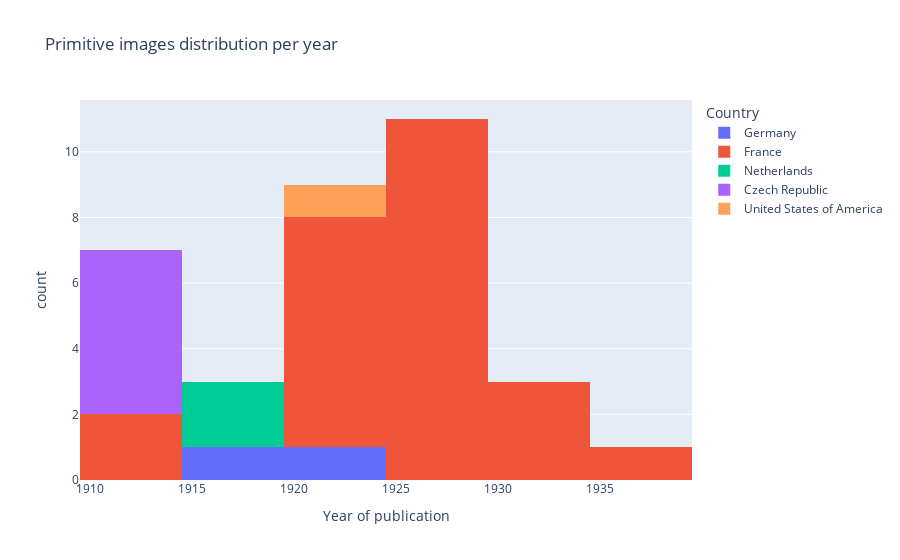

Source (notebook cell):
### Code cell
fig = px.histogram(image_vis, x='year', color="Country",
            title="Primitive images distribution per year",
                  labels={
                     "year": "Year of publication"})
fig.update_traces(textfont_size=12, textangle=0, textposition="outside", cliponaxis=False)
fig.show()
#fig.write_html('viz/image_per_year.html', auto_open=True)
fig.write_image("viz/image_per_year.png")

### Figure 1 — Plotly figure (JSON) as saved in the notebook; plotly's stock layout.template omitted (floating-point values rounded to 4 significant figures)
{"data": [{"alignmentgroup": "True", "bingroup": "x", "cliponaxis": false, "hovertemplate": "Country=Germany<br>Year of publication=%{x}<br>count=%{y}<extra></extra>", "legendgroup": "Germany", "marker": {"color": "#636efa", "pattern": {"shape": ""}}, "name": "Germany", "offsetgroup": "Germany", "orientation": "v", "showlegend": true, "textangle": 0, "textfont": {"size": 12}, "textposition": "outside", "type": "histogram", "x": [1923, 1919], "xaxis": "x", "yaxis": "y"}, {"alignmentgroup": "True", "bingroup": "x", "cliponaxis": false, "hovertemplate": "Country=France<br>Year of publication=%{x}<br>count=%{y}<extra></extra>", "legendgroup": "France", "marker": {"color": "#EF553B", "pattern": {"shape": ""}}, "name": "France", "offsetgroup": "France", "orientation": "v", "showlegend": true, "textangle": 0, "textfont": {"size": 12}, "textposition": "outside", "type": "histogram", "x": [1925, 1921, 1922, 1920, 1914, 1937, 1922, 1928, 1924, 1920, 1926, 1926, 1925, 1928, 1931, 1928, 1928, 1929, 1914, 1931, 1932, 1929, 1920, 1925], "xaxis": "x", "yaxis": "y"}, {"alignmentgroup": "True", "bingroup": "x", "cliponaxis": false, "hovertemplate": "Country=Netherlands<br>Year of publication=%{x}<br>count=%{y}<extra></extra>", "legendgroup": "Netherlands", "marker": {"color": "#00cc96", "pattern": {"shape": ""}}, "name": "Netherlands", "offsetgroup": "Netherlands", "orientation": "v", "showlegend": true, "textangle": 0, "textfont": {"size": 12}, "textposition": "outside", "type": "histogram", "x": [1919, 1919], "xaxis": "x", "yaxis": "y"}, {"alignmentgroup": "True", "bingroup": "x", "cliponaxis": false, "hovertemplate": "Country=Czech Republic<br>Year of publication=%{x}<br>count=%{y}<extra></extra>", "legendgroup": "Czech Republic", "marker": {"color": "#ab63fa", "pattern": {"shape": ""}}, "name": "Czech Republic", "offsetgroup": "Czech Republic", "orientation": "v", "showlegend": true, "textangle": 0, "textfont": {"size": 12}, "textposition": "outside", "type": "histogram", "x": [1912, 1912, 1914, 1913, 1914], "xaxis": "x", "yaxis": "y"}, {"alignmentgroup": "True", "bingroup": "x", "cliponaxis": false, "hovertemplate": "Country=United States of America<br>Year of publication=%{x}<br>count=%{y}<extra></extra>", "legendgroup": "United States of America", "marker": {"color": "#FFA15A", "pattern": {"shape": ""}}, "name": "United States of America", "offsetgroup": "United States of America", "orientation": "v", "showlegend": true, "textangle": 0, "textfont": {"size": 12}, "textposition": "outside", "type": "histogram", "x": [1921], "xaxis": "x", "yaxis": "y"}], "layout": {"autosize": true, "barmode": "relative", "legend": {"title": {"text": "Country"}, "tracegroupgap": 0}, "title": {"text": "Primitive images distribution per year"}, "xaxis": {"anchor": "y", "autorange": true, "domain": [0, 1], "range": [1910.0, 1940.0], "title": {"text": "Year of publication"}, "type": "linear"}, "yaxis": {"anchor": "x", "autorange": true, "domain": [0, 1], "range": [0, 11.58], "title": {"text": "count"}}}}
